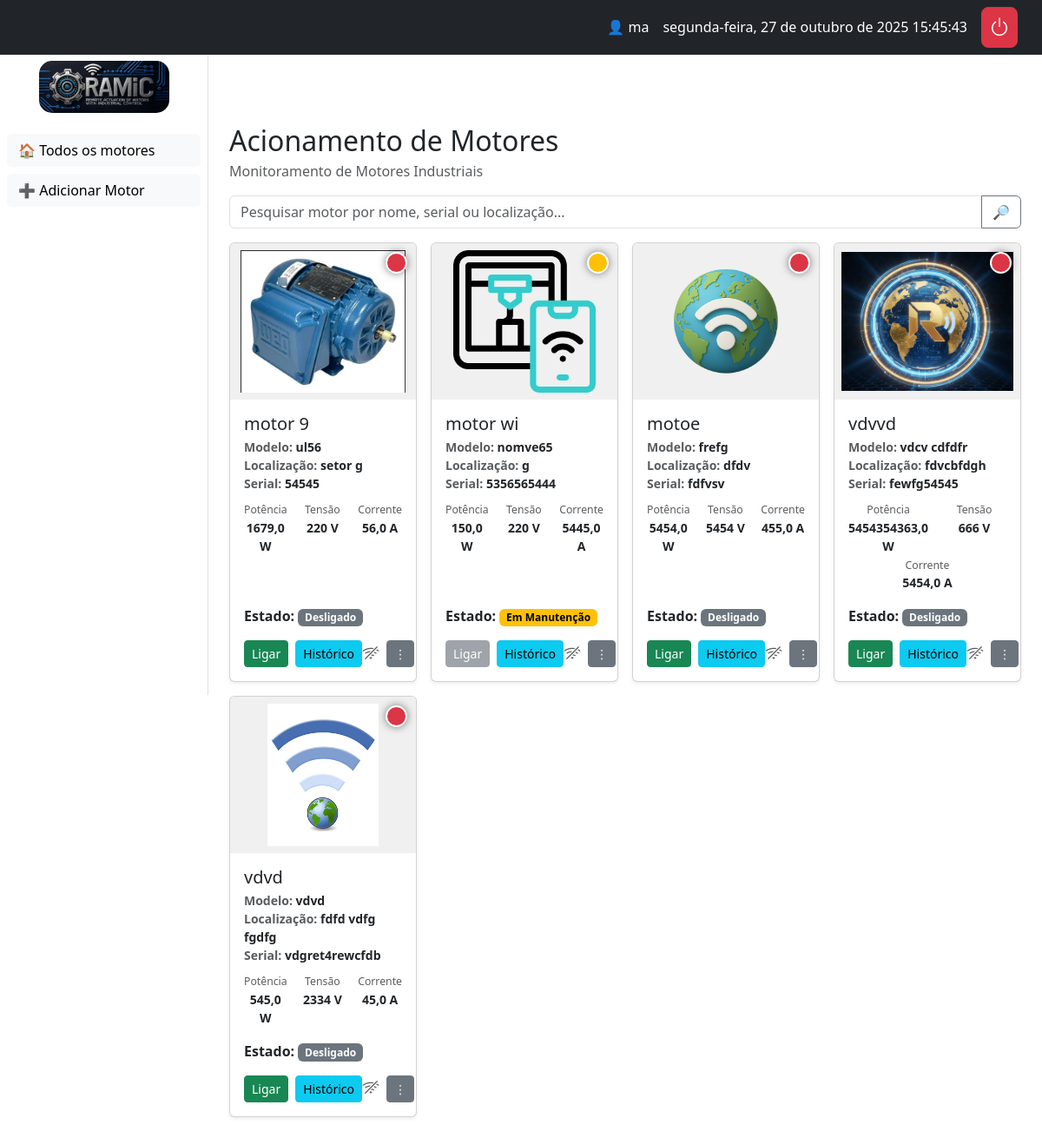
The app's page / (signed in), older data.
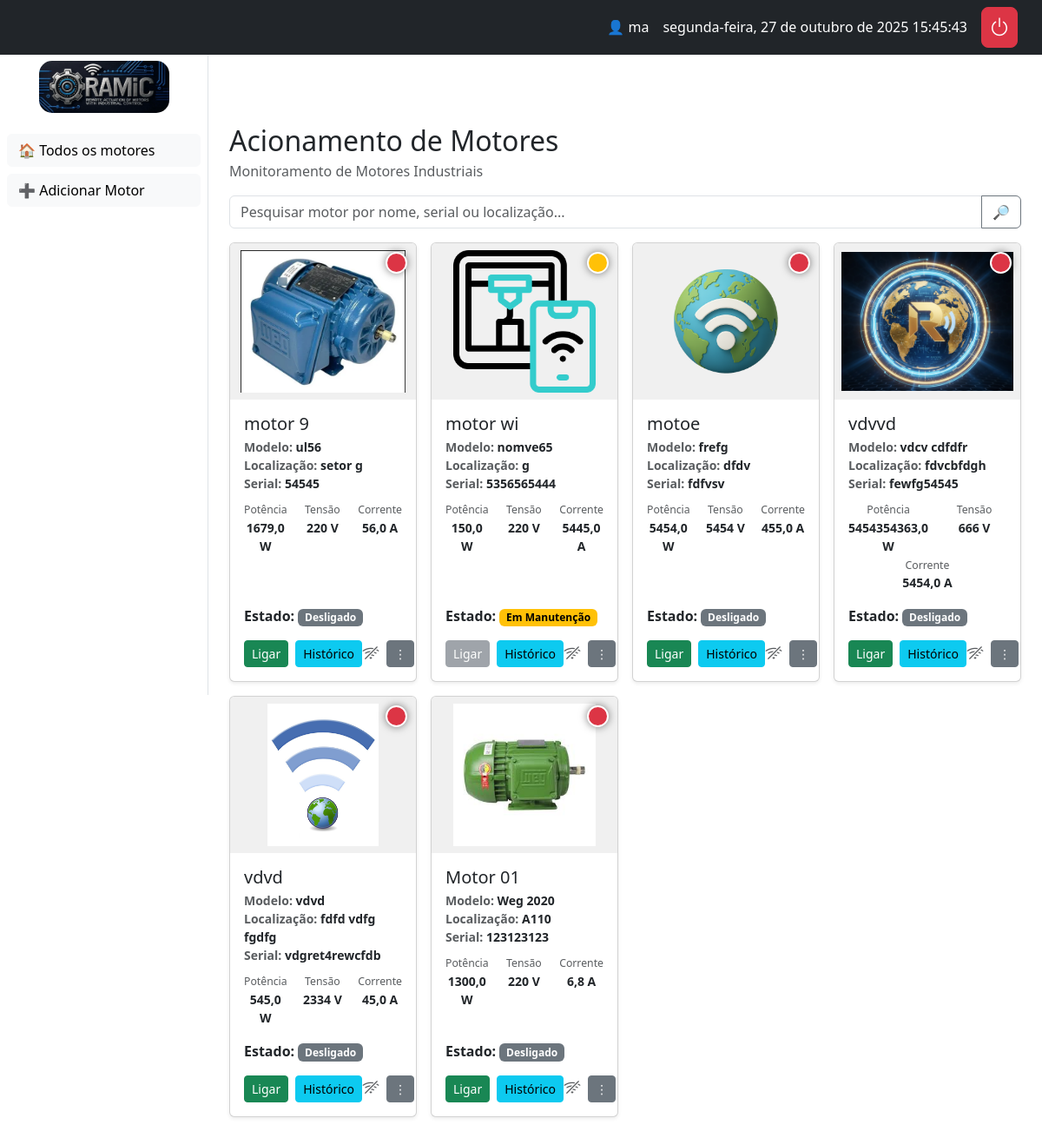
The same page, newer data.
### core/models.py (models this page shows, shortened)
class Motor(models.Model):
    grupos = models.ManyToManyField(Group, related_name="motores")
    nome = models.CharField(max_length=100)
    numero_serie = models.CharField(max_length=50, unique=True)
    descricao = models.TextField(blank=True, null=True)
    imagem = models.ImageField(upload_to="motores/", blank=True, null=True)
    localizacao = models.CharField(max_length=100, blank=True)
    modelo = models.CharField(max_length=100, blank=True)
    corrente = models.FloatField(null=True, blank=True, help_text="Corrente em Ampères (A)")
    potencia = models.FloatField(null=True, blank=True, help_text="Potência em Watts (W)")
    tensao = models.CharField(max_length=50, blank=True, help_text="Ex: 110V, 220V")
    ligado = models.BooleanField(default=False)
    em_manutencao = models.BooleanField(default=False)
    last_heartbeat = models.DateTimeField(null=True, blank=True)

### core/views.py (the view)
# urls.py: path("", views.dashboard_view, name="painel"),
@login_required
def dashboard_view(request):
    q = request.GET.get("q", "").strip()
    if request.user.is_superuser or request.user.is_staff:
        motores = Motor.objects.all()
    else:
        motores = Motor.objects.filter(grupos__in=request.user.groups.all()).distinct()
    if q:
        motores = motores.filter(
            Q(nome__icontains=q) |
            Q(numero_serie__icontains=q) |
            Q(localizacao__icontains=q)
        )
    return render(request, "core/motores/painel.html", {"motores": motores, "q": q})

### templates/core/motores/painel.html (shortened to what this page needs)
{% extends "core/base.html" %}
{% load static %}
{% block content %}
<h2 class="mb-1">Acionamento de Motores</h2>
<p class="text-muted">Monitoramento de Motores Industriais</p>
<form class="mb-3" method="get" action="{% url 'painel' %}">
  <div class="input-group">
    <input type="text" class="form-control" name="q" id="search-input" placeholder="Pesquisar motor por nome, serial ou localização..." value="{{ q }}">
    <button class="btn btn-outline-secondary" type="submit">🔎</button>
  </div>
</form>
<div class="row g-3" id="motor-grid">
  {% include "core/motores/lista_motor.html" %}
</div>
{% endblock %}

### templates/core/motores/lista_motor.html (shortened to what this page needs)
{% for motor in motores %}
<div class="col-12 col-md-6 col-lg-4 col-xl-3">
    <div class="card shadow-sm h-100">
      <div class="image-container">
        {% if motor.imagem %}
          <img src="{{ motor.imagem.url }}" class="card-img-top ramic-card-img" alt="{{ motor.nome }}">
        {% else %}
          <div class="ramic-card-img d-flex align-items-center justify-content-center bg-light">
            <i class="bi bi-image" style="font-size: 5rem; color: #e9ecef;"></i>
          </div>
        {% endif %}
        <div class="status-indicator"
             style="{% if motor.em_manutencao %}background-color: #ffc107; /* Amarelo */
                     {% elif motor.ligado %}background-color: #198754;  /* Verde */
                     {% else %}background-color: #dc3545;               /* Vermelho */
                     {% endif %}"
             title="{% if motor.em_manutencao %}Em Manutenção{% elif motor.ligado %}Ligado{% else %}Desligado{% endif %}">
        </div>
      </div>
      <div class="card-body d-flex flex-column">
        <h5 class="card-title mb-1">{{ motor.nome }}</h5>
        <div class="small text-muted mb-3 flex-grow-1">
          <div><strong>Modelo:</strong> <span class="text-dark"><strong>{{ motor.modelo|default:"—" }}</strong></span></div>
          <div><strong>Localização:</strong> <span class="text-dark"><strong>{{ motor.localizacao|default:"—" }}</strong></span></div>
          <div><strong>Serial:</strong> <span class="text-dark"><strong>{{ motor.numero_serie }}</strong></span></div>
          <div class="row gx-3 mt-2 text-center">
              <div class="col"><small class="text-muted">Potência</small><br><strong class="text-dark">{{ motor.potencia|default:"—" }} W</strong></div>
              <div class="col"><small class="text-muted">Tensão</small><br><strong class="text-dark">{{ motor.tensao|default:"—" }} V</strong></div>
              <div class="col"><small class="text-muted">Corrente</small><br><strong class="text-dark">{{ motor.corrente|default:"—" }} A</strong></div>
          </div>
        </div>
        <div class="mb-3">
          <strong>Estado:</strong>
          {% if motor.em_manutencao %}<span class="badge text-bg-warning">Em Manutenção</span>{% elif motor.ligado %}<span class="badge text-bg-success">Ligado</span>{% else %}<span class="badge text-bg-secondary">Desligado</span>{% endif %}
        </div>
        <div class="d-flex align-items-center justify-content-between mt-auto">
            <div class="d-flex align-items-center gap-2">
                {% if not motor.em_manutencao %}
                    {% if motor.ligado %}
                        <form method="POST" action="{% url 'desligar_motor' motor.id %}">
                            {% csrf_token %}
                            <input type="hidden" name="q" value="{{ q }}">
                            <button type="submit" class="btn btn-warning btn-sm">Desligar</button>
                        </form>
                    {% else %}
                        <form method="POST" action="{% url 'ligar_motor' motor.id %}">
                            <button type="submit" class="btn btn-success btn-sm">Ligar</button>
                        </form>
                    {% endif %}
                {% else %}
                    <button type="button" class="btn btn-secondary btn-sm" disabled>Ligar</button>
                {% endif %}
                <a href="{% url 'historico' motor.id %}" class="btn btn-info btn-sm">Histórico</a>
            </div>
            <div class="d-flex align-items-center gap-2">
                <span id="status-icon-offline-{{ motor.id }}" title="Desconectado"><i class="bi bi-wifi-off h5 text-muted mb-0"></i></span>
                <div class="dropdown">
                    <button class="btn btn-secondary btn-sm" type="button" data-bs-toggle="dropdown" aria-expanded="false"> ⋮ </button>
                </div>
            </div>
        </div>
      </div>
    </div>
</div>
{% empty %}
<div class="col-12">
    <div class="card card-body text-center">
        <p class="mb-0">Nenhum motor encontrado com o termo "{{ q }}".</p>
    </div>
</div>
{% endfor %}

Row changes from the older to the newer data that the page shows:
added Motor: imagem (picture), em_manutencao False (drawn), nome "Motor 01", modelo "Weg 2020", localizacao "A110", numero_serie "123123123", potencia "1300,0", tensao "220", corrente "6,8"
